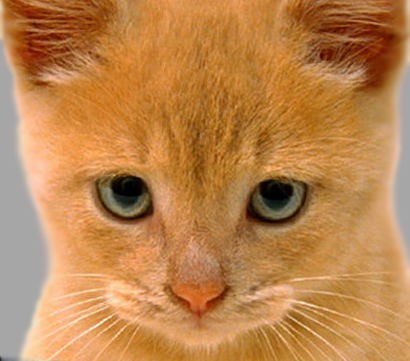
#> input picture lab1-hybrid-image/gui/res/cat.jpg, 410 x 361 px, found by its file name
$ python fft_20230326231839.py
#> lines starting #> are read from the running program, lines starting #| are printed output that depends on the picture
import cv2
import numpy as np
from matplotlib import pyplot as plt

pairs = [
    ('res/squirrel1.png', 'res/bunny1.png'),
    ('res/cat.jpg', 'res/dog.jpg'),
    ('res/donkey1.png', 'res/zebra1.png'),
]
pair_idx = 1    # select a pair of images from the list above
ksize1, sigma1, ksize2, sigma2 = 39, 11, 21, 5
d1, d2 = 50, 50


def ideal_spectral_filter(shape, d, type='lowpass'):
    m, n = shape
    basic_element = 0 if type == 'lowpass' else 1
    filter_element = 1 if type == 'lowpass' else 0
    h = np.full((m, n), basic_element, dtype=np.float32)
    for i in range(m):
        for j in range(n):
            if np.sqrt((i - m / 2) ** 2 + (j - n / 2) ** 2) <= d:
                    h[i, j] = filter_element
    return h


def spatial_hybrid_image(img1, img2, ksize1, sigma1, ksize2, sigma2):
    img1_low_pass = cv2.GaussianBlur(img1, (ksize1, ksize1), sigma1)
    img2_high_pass = cv2.subtract(img2, cv2.GaussianBlur(img2, (ksize2, ksize2), sigma2))
    hybrid_image = cv2.add(img1_low_pass, img2_high_pass)

    plt.subplot(321), plt.imshow(img1, cmap='gray')
    plt.title('Input Image1'), plt.xticks([]), plt.yticks([])
    plt.subplot(322), plt.imshow(img1_low_pass, cmap='gray')
    plt.title(f'Image1 Low Pass. ksize1 = {ksize1}, sigma1 = {sigma1}'), plt.xticks([]), plt.yticks([])
    plt.subplot(323), plt.imshow(hybrid_image, cmap='gray')
    plt.title('Hybrid Image'), plt.xticks([]), plt.yticks([])
    plt.subplot(324), plt.imshow(img2, cmap='gray')
    plt.title('Input Image2'), plt.xticks([]), plt.yticks([])
    plt.subplot(325), plt.imshow(img2_high_pass, cmap='gray')
    plt.title(f'Image2 High Pass. ksize2 = {ksize2}, sigma2 = {sigma2}'), plt.xticks([]), plt.yticks([])
    plt.show()


def spectral_hybrid_image(image1, image2, d1, d2):  # ref: https://www.youtube.com/watch?v=YVBxM64kpkU
    f1 = np.fft.fft2(np.float32(image1))
    f2 = np.fft.fft2(np.float32(image2))
    f1shift = np.fft.fftshift(f1)
    f2shift = np.fft.fftshift(f2)
    h1 = ideal_spectral_filter(f1.shape, d1, type='lowpass')
    h2 = ideal_spectral_filter(f2.shape, d2, type='highpass')
    f1_filtered = f1shift * h1
    f2_filtered = f2shift * h2
    f1_filtered_shift = np.fft.ifftshift(f1_filtered)
    f2_filtered_shift = np.fft.ifftshift(f2_filtered)
    f1_filtered_ifft = np.fft.ifft2(f1_filtered_shift)
    f2_filtered_ifft = np.fft.ifft2(f2_filtered_shift)
    hybrid_image = np.abs(f1_filtered_ifft) + np.abs(f2_filtered_ifft)
    hybrid_image = (hybrid_image / np.max(hybrid_image) * 255).astype(np.uint8)

    # [23 lines of commented-out code are left out]
    return hybrid_image


def call_back_d1(x):
    global d1
    d1 = x
    hybrid_image = spectral_hybrid_image(img1, img2, d1, d2)
    cv2.imshow('Hybrid Image', hybrid_image)
    show_pyramid_in_canvas(pyramid(hybrid_image, 5))


def call_back_d2(x):
    global d2
    d2 = x
    hybrid_image = spectral_hybrid_image(img1, img2, d1, d2)
    cv2.imshow('Hybrid Image', hybrid_image)
    show_pyramid_in_canvas(pyramid(hybrid_image, 5))


def pyramid(image, level):
    pyr = [image]
    for i in range(level - 1):
        pyr.append(cv2.pyrDown(pyr[i]))
    return pyr


def show_pyramid_in_canvas(pyr):
    canvas = np.zeros((pyr[0].shape[0], np.sum([p.shape[1] for p in pyr])), dtype=np.uint8)
    x = 0
    for p in pyr:
        canvas[:p.shape[0], x:x+p.shape[1]] = p
        x += p.shape[1]
    cv2.imshow('Pyramid', canvas)


if __name__ == '__main__':
    img1 = cv2.imread(pairs[pair_idx][0], 0)    # read as grayscale
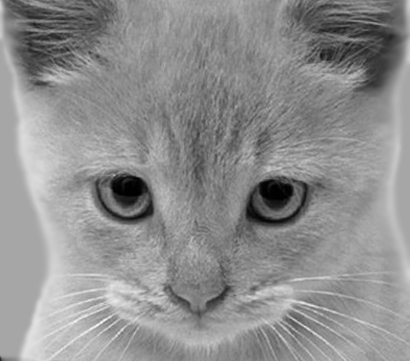
#> img1: shape (361, 410); min 0, max 252, mean 142.9
    img2 = cv2.imread(pairs[pair_idx][1], 0)
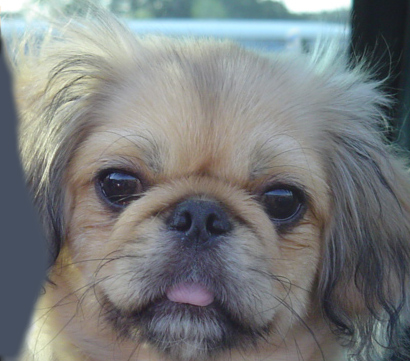
#> input picture lab1-hybrid-image/gui/res/dog.jpg, 410 x 361 px, found by its file name
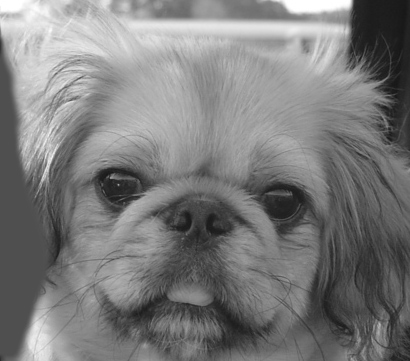
#> img2: shape (361, 410); min 22, max 255, mean 123.6

    # spatial_hybrid_image(img1, img2, ksize1, sigma1, ksize2, sigma2)
    hybrid_image = spectral_hybrid_image(img1, img2, d1, d2)
#> in spectral_hybrid_image, `hybrid_image = np.abs(f1_filtered_ifft) + np.abs(f2_filtered_ifft)`:
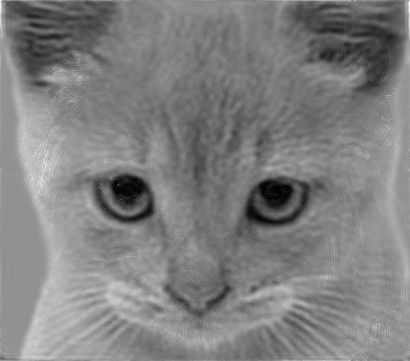
#> hybrid_image: shape (361, 410) float64; min 0.939, max 292.3, mean 147.6; drawn with min black and max white
    cv2.imshow('Img1', img1)
    cv2.imshow('Img2', img2)
    cv2.imshow('Hybrid Image', hybrid_image)
    show_pyramid_in_canvas(pyramid(hybrid_image, 5))
#> after the loop in pyramid, `for i in range(level - 1):`: pyr = 5 items
#> in show_pyramid_in_canvas, `canvas = np.zeros((pyr[0].shape[0], np.sum([p.shape[1] for p in pyr]))..`: canvas: shape (361, 796); every value is 0
#> the loop in show_pyramid_in_canvas, `for p in pyr:` made 5 passes
#> x on passes 1 to 5: 410, 615, 718, 770, 796
#> after the loop in show_pyramid_in_canvas, `for p in pyr:`:
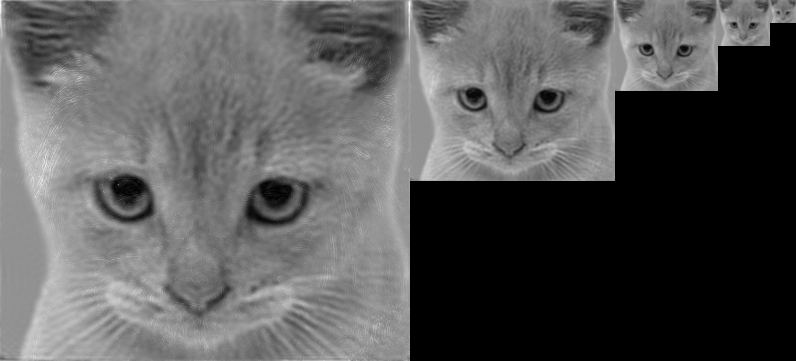
#> canvas: shape (361, 796); min 0, max 255, mean 88.2
#> after the loop in show_pyramid_in_canvas, `for p in pyr:`: x = 796
    cv2.createTrackbar('d1', 'Hybrid Image', d1, 100, call_back_d1)
    cv2.createTrackbar('d2', 'Hybrid Image', d2, 100, call_back_d2)
    cv2.waitKey(0)
